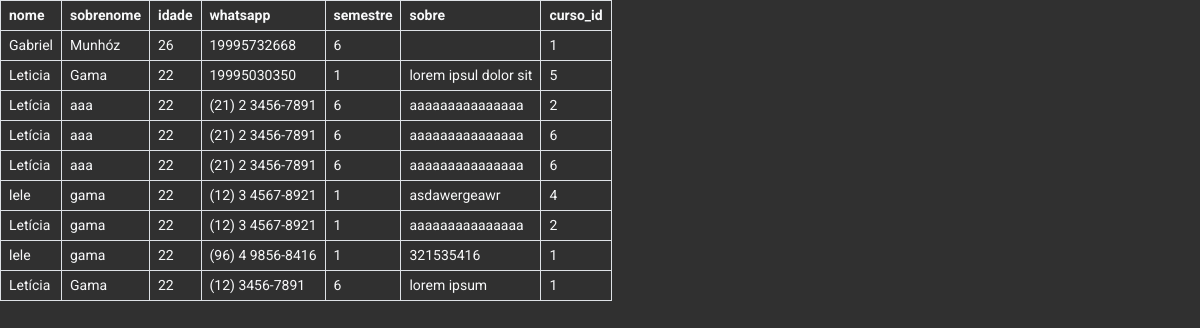
/admin, run on an earlier commit of the app's database.
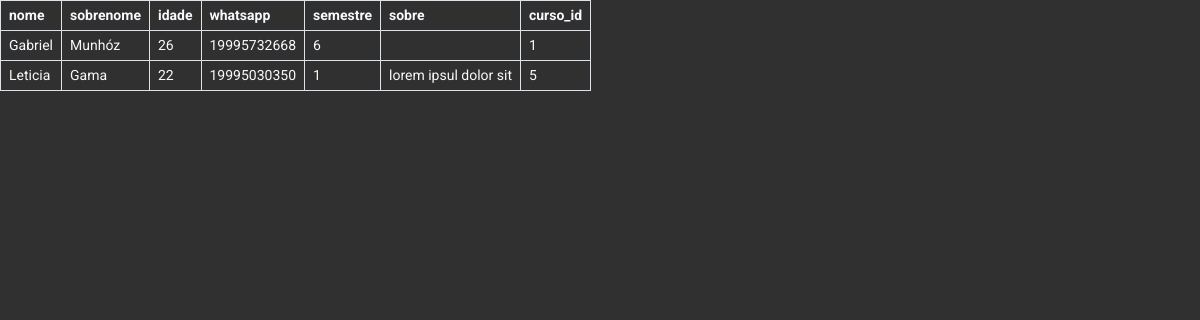
And on a later commit of the database.
### tables this page shows
CREATE TABLE aluno (
    id INTEGER PRIMARY KEY AUTOINCREMENT,
    created TIMESTAMP NOT NULL DEFAULT CURRENT_TIMESTAMP,
    nome TEXT NOT NULL,
    sobrenome TEXT NOT NULL,
    whatsapp VARCHAR(20) NOT NULL,
    semestre SMALLINT,
    idade INT NOT NULL,
    sobre TEXT,
    curso_id INTEGER NOT NULL,
    FOREIGN KEY (curso_id) REFERENCES curso(id)
);

### app.py (the view)
@app.route('/admin', methods=['GET', 'POST'])
def admin():
    conn = get_db_conn()
    alunos = conn.execute('SELECT * FROM aluno;').fetchall()
    return render_template('admin.html', alunos=alunos)

### app.py (called while the page is built)
def get_db_conn():
    conn = sqlite3.connect('database.db')
    conn.row_factory = sqlite3.Row
    return conn

@app.after_request
def add_cache_control(response):
    response.cache_control.max_age = 3600
    response.cache_control.public = True
    return response

### templates/admin.html (shortened to what this page needs)
{% extends 'base.html' %}
{% block content %}
    <table>
        <thead>
            <th class="p-1 px-2 border text-light">nome</th>
            <th class="p-1 px-2 border text-light">sobrenome</th>
            <th class="p-1 px-2 border text-light">idade</th>
            <th class="p-1 px-2 border text-light">whatsapp</th>
            <th class="p-1 px-2 border text-light">semestre</th>
            <th class="p-1 px-2 border text-light">sobre</th>
            <th class="p-1 px-2 border text-light">curso_id</th>
        </thead>
        <tbody>
            {% for aluno in alunos %}
                <tr>
                    <td class="p-1 px-2 border text-light">{{ aluno.nome }}</td>
                    <td class="p-1 px-2 border text-light">{{ aluno.sobrenome }}</td>
                    <td class="p-1 px-2 border text-light">{{ aluno.idade }}</td>
                    <td class="p-1 px-2 border text-light">{{ aluno.whatsapp }}</td>
                    <td class="p-1 px-2 border text-light">{{ aluno.semestre }}</td>
                    <td class="p-1 px-2 border text-light">{{ aluno.sobre }}</td>
                    <td class="p-1 px-2 border text-light">{{ aluno.curso_id }}</td>
                </tr>
            {% endfor %}
        </tbody>
    </table>
{% endblock %}

### templates/base.html (shortened to what this page needs)
<!DOCTYPE html>
<html lang="pt-br">
<head>
    <link href="https://cdn.jsdelivr.net/npm/bootstrap@5.3.3/dist/css/bootstrap.min.css" rel="stylesheet">
    <link rel="stylesheet" href="https://cdn.jsdelivr.net/npm/bootstrap-icons@1.11.3/font/bootstrap-icons.min.css">
    <link rel="stylesheet" href="{{ url_for('static', filename='css/style.css') }}">
</head>
<body>
    {% block content %} {% endblock %}
</body>
</html>

### static/css/style.css (style rules this page uses)
:root { --st: #8719C4; --nd: #641290; --rd: #4d116d; --bg-light: #b75ae9; --bs-body-font-size: 14px; }
* { font-family: "Roboto", serif; }
body { margin: 0; background-color: #303030; }

What changed in the data, as far as the page shows it:
removed aluno: nome "Letícia", sobrenome "aaa", idade "22", whatsapp "(21) 2 3456-7891", semestre "6", sobre "aaaaaaaaaaaaaaa", curso_id "2"
removed aluno: nome "Letícia", sobrenome "aaa", idade "22", whatsapp "(21) 2 3456-7891", semestre "6", sobre "aaaaaaaaaaaaaaa", curso_id "6"
removed aluno: nome "Letícia", sobrenome "aaa", idade "22", whatsapp "(21) 2 3456-7891", semestre "6", sobre "aaaaaaaaaaaaaaa", curso_id "6"
removed aluno: nome "lele", sobrenome "gama", idade "22", whatsapp "(12) 3 4567-8921", semestre "1", sobre "asdawergeawr", curso_id "4"
removed aluno: nome "Letícia", sobrenome "gama", idade "22", whatsapp "(12) 3 4567-8921", semestre "1", sobre "aaaaaaaaaaaaaaa", curso_id "2"
removed aluno: nome "lele", sobrenome "gama", idade "22", whatsapp "(96) 4 9856-8416", semestre "1", sobre "321535416", curso_id "1"
removed aluno: nome "Letícia", sobrenome "Gama", idade "22", whatsapp "(12) 3456-7891", semestre "6", sobre "lorem ipsum", curso_id "1"
